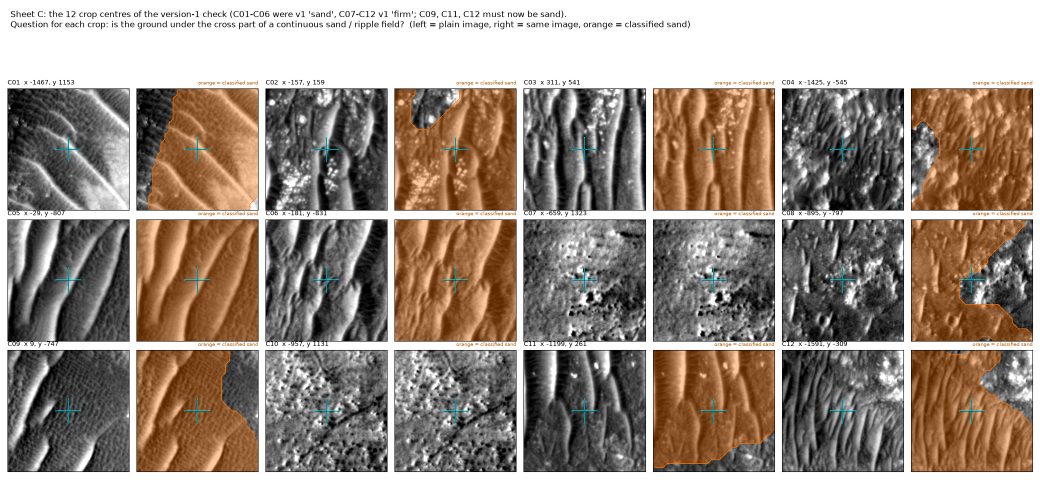
#> input picture qa/jezero/S1_sand_check_v2_C_v1crops.png, 2080 x 975 px (shown at 1/2 size)
$ python -i terrain.py   (imports and definitions only)
#> lines starting #> are read from the running program, lines starting #| are printed output that depends on the picture
### pipeline/common.py
# SI: written by an AI coding agent (Anthropic Claude via Claude Code) under the team's direction; see docs/AI_USE.md
"""Shared helpers: scene config, base-centred local metric grid, raster I/O.

Local grid ("local"): metres east (x) / north (y) of the habitat (base), on the Mars 2015 sphere
R = 3,396,190 m (same sphere as every USGS source product used here). All source products are
equirectangular (eqc, lat_ts = 0, lon_0 = 0) on that sphere, so

    X_src = R * lon_rad            Y_src = R * lat_rad
    x     = (X_src - R*lon0_rad) * cos(lat0)
    y     =  Y_src - R*lat0_rad

i.e. local <-> source is affine. A local grid with square pixels of `res` metres is therefore a
source-CRS grid with pixel width res / cos(lat0) and height res; no cross-body CRS transform needed.
"""
from __future__ import annotations

import json
import math
import os
from dataclasses import dataclass
from pathlib import Path

import numpy as np
from affine import Affine

R_MARS = 3396190.0
APP = Path(__file__).resolve().parents[1]
SRC_PROJ4 = "+proj=eqc +lat_ts=0 +lat_0=0 +lon_0=0 +x_0=0 +y_0=0 +R=3396190 +units=m +no_defs"


def norm_lon(lon: float) -> float:
    """Longitude to [-180, 180)."""
    return ((lon + 180.0) % 360.0) - 180.0


@dataclass
class LocalGrid:
    lon0: float  # degrees east, [-180, 180)
    lat0: float  # degrees north

    # [5 lines left out: function __post_init__, not called in this run]

    # local <-> source CRS (eqc clon0, metres on the sphere)
    def xy_to_src(self, x, y):
        return self.X0 + np.asarray(x) / self.k, self.Y0 + np.asarray(y)

    def src_to_xy(self, X, Y):
        return (np.asarray(X) - self.X0) * self.k, np.asarray(Y) - self.Y0

    # local <-> lon/lat (degrees; planetocentric, east-positive, [-180,180))
    def xy_to_lonlat(self, x, y):
        X, Y = self.xy_to_src(x, y)
        return np.degrees(X / R_MARS), np.degrees(Y / R_MARS)

    # [23 lines left out: functions lonlat_to_xy, src_transform, src_bounds, corners_lonlat, not called in this run]


class Scene:
    """Loads config/scenes/<name>.json and exposes paths and the local grid."""

    def __init__(self, name: str):
        self.name = name
        self.cfg_path = APP / "config" / "scenes" / f"{name}.json"
        self.cfg = json.loads(self.cfg_path.read_text())
        b = self.cfg["base"]
        self.grid = LocalGrid(b["lon"], b["lat"])
        a = self.cfg["aoi"]
        self.aoi = (a["xmin"], a["ymin"], a["xmax"], a["ymax"])
        self.raw = APP / "data_raw" / name
        self.work = APP / "data_work" / name
        self.qa = APP / "qa" / name
        self.web = APP / "web" / "data" / name
        for p in (self.raw, self.work, self.qa, self.web):
            p.mkdir(parents=True, exist_ok=True)

    # [13 lines left out: function extent, not called in this run]

    def source(self, sid: str) -> dict:
        return self.cfg["sources"][sid]

    # [4 lines left out: function raw_path, not called in this run]


SI_DATA = "computed by AI-written code (Anthropic Claude via Claude Code, under the team's direction); inputs are NASA data; see docs/AI_USE.md"


# [20 lines left out: functions write_json, _json_default, not called in this run]


def read_json(path: Path):
    return json.loads(Path(path).read_text())


# [12 lines left out: function save_local_tif, not called in this run]


def log(scene: str, step: str, msg: str) -> None:
    print(f"[{scene}:{step}] {msg}", flush=True)

### pipeline/terrain.py
# SI: written by an AI coding agent (Anthropic Claude via Claude Code) under the team's direction; see docs/AI_USE.md
"""R3 terrain classes on the 2 m planning grid (status: PROPOSED, review: pending).

python -m pipeline.terrain --scene jezero

Rules = MVP_PLAN section P3 with the parameter values of MVP_PLAN 5.4, plus the proposed slope baseline.
Written before any route or recon number exists; changed only after a human looks at the check images.

reference (HiRISE, "class_ref"):  slope on a 6 m baseline (central difference +-3 m on the 1 m DTM),
    roughness = std of (DTM - gaussian(3 m)) in a 5 m window, ripple index = orientation coherence x
    normalised gradient energy of the 0.5 m orthoimage (structure tensor, 8 m window).
    blocked  : slope >= 25 deg
    sand     : sand-field indicator v2 (pipeline/sandfield.py; fixed thresholds, slope < 15 deg)
               [v1, withdrawn 2026-11-14: ripple index >= P90 -> only ripple crests]
    rough    : slope >= 8 deg or roughness >= 0.059 m (fixed number, locked by manager)
    firm     : otherwise;  then a 3x3 majority filter.
    Class priority (proposed): blocked > sand > rough > firm.
    blocked_rover: slope >= 20 deg.
prior (CTX, "class_prior"): slope of the 20 m DTM (Horn, 40 m baseline) bilinear to 2 m;
    >= 25 -> blocked, >= 8 -> rough, else firm. No sand: orbital 20 m data cannot see ripples.
2 m aggregation: slope, roughness = max of the 1 m cells; ripple = mean.
"""
from __future__ import annotations

import argparse

import matplotlib
# [1 line not run here, left out]
import matplotlib.pyplot as plt  # noqa: E402
import numpy as np  # noqa: E402
import rasterio  # noqa: E402
from matplotlib.colors import ListedColormap  # noqa: E402
from scipy.ndimage import gaussian_filter, map_coordinates, sobel, uniform_filter  # noqa: E402

from .common import Scene, log, read_json, write_json  # noqa: E402
from .layers import slope_deg  # noqa: E402

PARAMS = {
    "status": "proposed", "review": "pending",
    "grid_res_m": 2.0,
    "slope_baseline_m": 6.0,
    "slope_rough_deg": 8.0, "slope_steep_deg": 15.0,
    "slope_block_astronaut_deg": 25.0, "slope_block_rover_deg": 20.0,
    "roughness_sigma_m": 3.0, "roughness_window_m": 5.0, "roughness_rough_m": 0.059,
    "ripple_res_m": 0.5, "ripple_window_m": 8.0, "ripple_norm_sigma_m": 20.0, "sand_method": "sand-field v2 (pipeline/sandfield.py SAND_V2)",
    "prior_slope_baseline_m": 40.0,
    "source": "MVP_PLAN 5.4 values (assumed; carried from the team's earlier prototype), slope baseline proposed by tech-lead",
}
CLASSES = ["firm", "rough", "sand", "blocked"]
CLASS_COLORS = ["#62d6a4", "#f4b740", "#ff5a4e", "#5a2a6e"]


def read(p):
    with rasterio.open(p) as s:
        return s.read(1).astype("float32")


# [4 lines left out: function block, not called in this run]


def majority3(c, n=4):
    cnt = np.stack([uniform_filter((c == k).astype("float32"), 3) for k in range(n)])
    return np.argmax(cnt, 0).astype(np.uint8)


# [9 lines left out: function classify_ref, not called in this run]


def run(scene: str):
    sc = Scene(scene)
    P = PARAMS
    gm = read_json(sc.work / "grid.json")
    aoi = sc.extent("aoi")
    res = P["grid_res_m"]
    W = int((aoi[2] - aoi[0]) / res); H = int((aoi[3] - aoi[1]) / res)

    # ---- reference: 1 m DTM (padded 30 m) -------------------------------------------------------------
    z = read(sc.work / "dtm_fine.tif")
    pad = 30
    h = int(P["slope_baseline_m"] / 2)
    gx = (np.roll(z, -h, 1) - np.roll(z, h, 1)) / (2 * h)
    gy = (np.roll(z, h, 0) - np.roll(z, -h, 0)) / (2 * h)
    s1 = np.degrees(np.arctan(np.hypot(gx, gy)))[pad:-pad, pad:-pad]
    hp = z - gaussian_filter(z, P["roughness_sigma_m"])
    w = int(P["roughness_window_m"])
    m1 = uniform_filter(hp, w); m2 = uniform_filter(hp * hp, w)
    r1 = np.sqrt(np.maximum(m2 - m1 * m1, 0))[pad:-pad, pad:-pad]
    slope_ref = block(s1, 2, "max"); rough_ref = block(r1, 2, "max")

    # ---- ripple index on the 0.5 m ortho ---------------------------------------------------------------
    o = read(sc.work / "ortho_025.tif"); o[o == 0] = np.nan
    o = block(o, 2, "mean")  # 0.5 m
    del_ = None
    rr = P["ripple_res_m"]
    f = np.where(np.isfinite(o), o, np.nanmean(o))
    f = f / np.maximum(gaussian_filter(f, P["ripple_norm_sigma_m"] / rr), 1e-3)
    Ix = sobel(f, 1); Iy = sobel(f, 0)
    wpx = P["ripple_window_m"] / rr
    Jxx = uniform_filter(Ix * Ix, wpx); Jyy = uniform_filter(Iy * Iy, wpx); Jxy = uniform_filter(Ix * Iy, wpx)
    del Ix, Iy
    eng = Jxx + Jyy
    coh = np.sqrt((Jxx - Jyy) ** 2 + 4 * Jxy ** 2) / (eng + 1e-6)
    del Jxx, Jyy, Jxy
    e_n = np.clip(eng / np.nanpercentile(eng, 99), 0, 1)
    ripple = block((coh * e_n).astype("float32"), 4, "mean")  # 2 m
    del coh, eng, e_n, f

    from .sandfield import SAND_V2, classify as sand_classify, features as sand_features, to_grid
    G = to_grid(sand_features(o), 4)
    sand_v2, _ = sand_classify(G, slope_ref, res)
    np.savez_compressed(sc.work / "sand_v2_features.npz", **G)
    class_ref, rough_thr = classify_ref(slope_ref, rough_ref, sand_v2, P)
    rip_thr = None
    blocked_rover_ref = slope_ref >= P["slope_block_rover_deg"]

    # ---- prior: CTX 20 m, 40 m baseline, bilinear to 2 m ----------------------------------------------
    zp = read(sc.work / "dtm_prior_ctx.tif")
    pe = gm["products"]["dtm_prior_ctx"]["extent_local_m"]; pres = gm["products"]["dtm_prior_ctx"]["res_m"]
    sp20 = slope_deg(zp, pres)
    xs = aoi[0] + (np.arange(W) + 0.5) * res; ys = aoi[3] - (np.arange(H) + 0.5) * res
    X, Y = np.meshgrid(xs, ys)
    slope_prior = map_coordinates(sp20, [(pe[3] - Y) / pres - 0.5, (X - pe[0]) / pres - 0.5], order=1).astype("float32")
    class_prior = np.zeros((H, W), np.uint8)
    class_prior[slope_prior >= P["slope_rough_deg"]] = 1
    class_prior[slope_prior >= P["slope_block_astronaut_deg"]] = 3
    blocked_rover_prior = slope_prior >= P["slope_block_rover_deg"]

    np.savez_compressed(sc.work / "terrain_2m.npz", slope_ref=slope_ref, rough_ref=rough_ref, ripple=ripple,
                        class_ref=class_ref, blocked_rover_ref=blocked_rover_ref, slope_prior=slope_prior,
                        class_prior=class_prior, blocked_rover_prior=blocked_rover_prior)
    frac = lambda c: {CLASSES[k]: round(float(np.mean(c == k)) * 100, 2) for k in range(4)}
    meta = {"params": P, "extent_local_m": list(aoi), "shape": [H, W],
            "fixed_thresholds": {"roughness_m": rough_thr}, "sand_v2": SAND_V2,
            "area_percent_ref": frac(class_ref), "area_percent_prior": frac(class_prior),
            "blocked_rover_percent": {"ref": round(float(blocked_rover_ref.mean()) * 100, 2),
                                      "prior": round(float(blocked_rover_prior.mean()) * 100, 2)},
            "label": "derived (heuristic, not yet reviewed)"}
    write_json(sc.work / "terrain_2m.json", meta)
    log(scene, "terrain", f"ref {meta['area_percent_ref']} prior {meta['area_percent_prior']}")
    qa_figs(sc, o, class_ref, class_prior, ripple, slope_ref, aoi, rip_thr)
    return meta


V1_CROPS = [(-1467, 1153), (-157, 159), (311, 541), (-1425, -545), (-29, -807), (-181, -831),   # v1 "sand" row
            (-659, 1323), (-895, -797), (9, -747), (-957, 1131), (-1199, 261), (-1591, -309)]  # v1 "firm" row
MUST_FLIP = [(9, -747), (-1199, 261), (-1591, -309)]
CHECK_SEED = 20261114


# [46 lines left out: function qa_figs, not called in this run]


# [4 lines not run here, left out]

>>> import cv2
>>> picture = cv2.imread('../qa/jezero/S1_sand_check_v2_C_v1crops.png', cv2.IMREAD_GRAYSCALE)
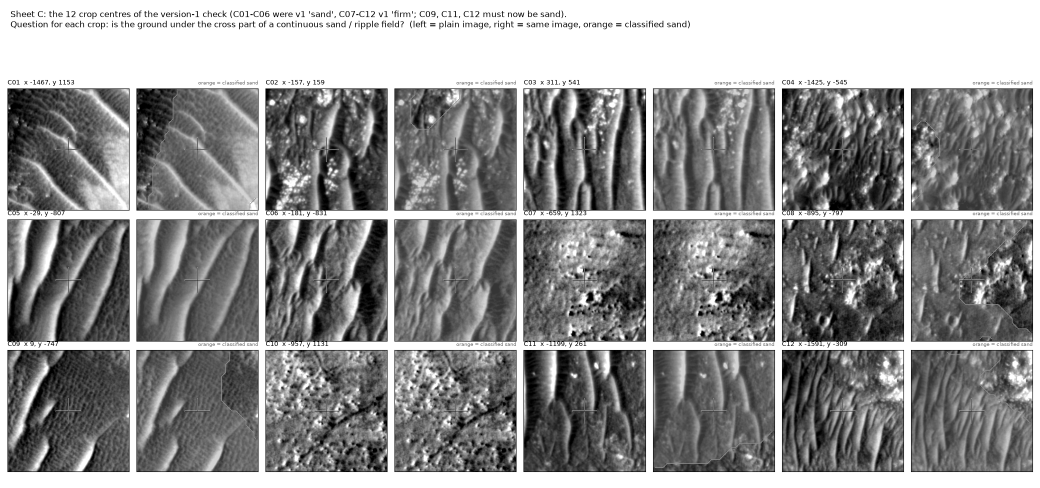
#> picture: shape (975, 2080) (shown at 1/2 size); min 0, max 255, mean 144.2
#> (the run stopped early here; a loop or call above may not have finished)

$ run again, on qa/jezero/R3_distributions.png
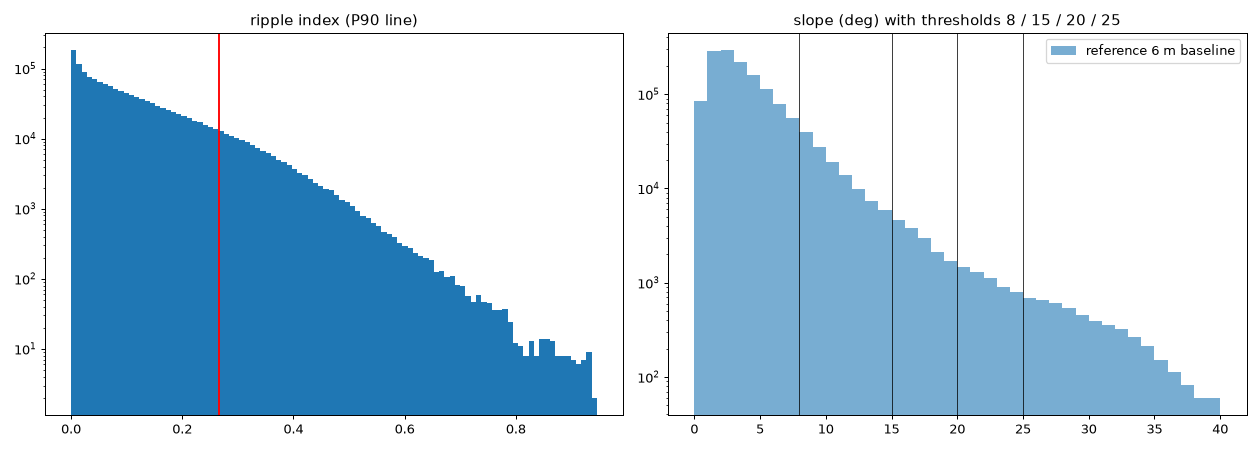
#> input picture qa/jezero/R3_distributions.png, 1260 x 450 px
#> `picture = cv2.imread('../qa/jezero/S1_sand_check_v2_C_v1crops.png', cv..`:
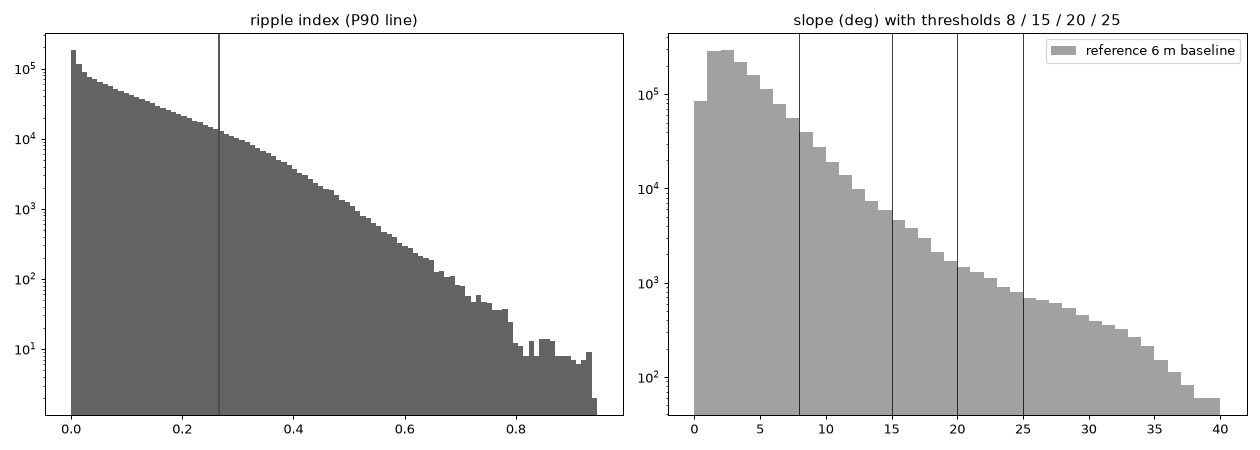
#> picture: shape (450, 1260); min 0, max 255, mean 205.9
